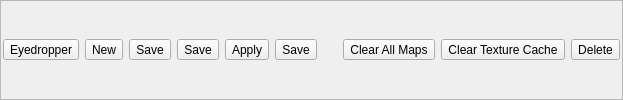
    <widget class="QFrame" name="buttonFrame">
     <property name="frameShape">
      <enum>QFrame::Shape::StyledPanel</enum>
     </property>
     <layout class="QHBoxLayout" name="buttonLayout">
      <property name="leftMargin">
       <number>2</number>
      </property>
      <property name="topMargin">
       <number>2</number>
      </property>
      <property name="rightMargin">
       <number>2</number>
      </property>
      <property name="bottomMargin">
       <number>2</number>
      </property>
      <item>
       <widget class="QToolButton" name="eyeDropper">
        <property name="toolTip">
         <string>Sample a mesh's material, then click or drag across other meshes to apply it</string>
        </property>
        <property name="text">
         <string>Eyedropper</string>
        </property>
        <property name="icon">
         <iconset resource="../ModelViewer.qrc">
          <normaloff>:/icons/res/eye_dropper.png</normaloff>:/icons/res/eye_dropper.png</iconset>
        </property>
        <property name="iconSize">
         <size>
          <width>36</width>
          <height>36</height>
         </size>
        </property>
        <property name="checkable">
         <bool>true</bool>
        </property>
       </widget>
      </item>
      <item>
       <widget class="QToolButton" name="newButton">
        <property name="toolTip">
         <string>Create new material</string>
        </property>
        <property name="text">
         <string>New</string>
        </property>
        <property name="icon">
         <iconset resource="../ModelViewer.qrc">
          <normaloff>:/icons/res/new.png</normaloff>:/icons/res/new.png</iconset>
        </property>
        <property name="iconSize">
         <size>
          <width>36</width>
          <height>36</height>
         </size>
        </property>
       </widget>
      </item>
      <item>
       <widget class="QToolButton" name="saveButton">
        <property name="toolTip">
         <string>Save material to user library</string>
        </property>
        <property name="text">
         <string>Save</string>
        </property>
        <property name="icon">
         <iconset resource="../ModelViewer.qrc">
          <normaloff>:/icons/res/save.png</normaloff>:/icons/res/save.png</iconset>
        </property>
        <property name="iconSize">
         <size>
          <width>36</width>
          <height>36</height>
         </size>
        </property>
       </widget>
      </item>
      <item>
       <widget class="QToolButton" name="saveButtonAs">
        <property name="toolTip">
         <string>Save as new material to user library</string>
        </property>
        <property name="text">
         <string>Save</string>
        </property>
        <property name="icon">
         <iconset resource="../ModelViewer.qrc">
          <normaloff>:/icons/res/save_as.png</normaloff>:/icons/res/save_as.png</iconset>
        </property>
        <property name="iconSize">
         <size>
          <width>36</width>
          <height>36</height>
         </size>
        </property>
       </widget>
      </item>
      <item>
       <widget class="QToolButton" name="applyButton">
        <property name="toolTip">
         <string>Apply material to selected mesh</string>
        </property>
        <property name="text">
         <string>Apply</string>
        </property>
        <property name="icon">
         <iconset resource="../ModelViewer.qrc">
          <normaloff>:/icons/res/apply.png</normaloff>:/icons/res/apply.png</iconset>
        </property>
        <property name="iconSize">
         <size>
          <width>36</width>
          <height>36</height>
         </size>
        </property>
       </widget>
      </item>
      <item>
       <widget class="QToolButton" name="refreshTreeButton">
        <property name="toolTip">
         <string>Refresh the selected material attributes from the library</string>
        </property>
        <property name="text">
         <string>Save</string>
        </property>
        <property name="icon">
         <iconset resource="../ModelViewer.qrc">
          <normaloff>:/icons/res/refresh_tree.png</normaloff>:/icons/res/refresh_tree.png</iconset>
        </property>
        <property name="iconSize">
         <size>
          <width>36</width>
          <height>36</height>
         </size>
        </property>
       </widget>
      </item>
      <item>
       <spacer name="buttonStretch">
        <property name="orientation">
         <enum>Qt::Orientation::Horizontal</enum>
        </property>
        <property name="sizeType">
         <enum>QSizePolicy::Policy::Expanding</enum>
        </property>
        <property name="sizeHint" stdset="0">
         <size>
          <width>20</width>
          <height>20</height>
         </size>
        </property>
       </spacer>
      </item>
      <item>
       <widget class="QToolButton" name="toolButtonClearAllMaps">
        <property name="toolTip">
         <string>Clear all maps from the material and mesh</string>
        </property>
        <property name="text">
         <string>Clear All Maps</string>
        </property>
        <property name="icon">
         <iconset resource="../ModelViewer.qrc">
          <normaloff>:/icons/res/clear_all_maps.png</normaloff>:/icons/res/clear_all_maps.png</iconset>
        </property>
        <property name="iconSize">
         <size>
          <width>36</width>
          <height>36</height>
         </size>
        </property>
       </widget>
      </item>
      <item>
       <widget class="QToolButton" name="toolButtonClearTextureCache">
        <property name="toolTip">
         <string>Clear the texture cache</string>
        </property>
        <property name="text">
         <string>Clear Texture Cache</string>
        </property>
        <property name="icon">
         <iconset resource="../ModelViewer.qrc">
          <normaloff>:/icons/res/clear_texture_cache.png</normaloff>:/icons/res/clear_texture_cache.png</iconset>
        </property>
        <property name="iconSize">
         <size>
          <width>36</width>
          <height>36</height>
         </size>
        </property>
       </widget>
      </item>
      <item>
       <widget class="QToolButton" name="deleteButton">
        <property name="toolTip">
         <string>Delete user defined material</string>
        </property>
        <property name="text">
         <string>Delete</string>
        </property>
        <property name="icon">
         <iconset resource="../ModelViewer.qrc">
          <normaloff>:/icons/res/delete.png</normaloff>:/icons/res/delete.png</iconset>
        </property>
        <property name="iconSize">
         <size>
          <width>36</width>
          <height>36</height>
         </size>
        </property>
       </widget>
      </item>
     </layout>
    </widget>
